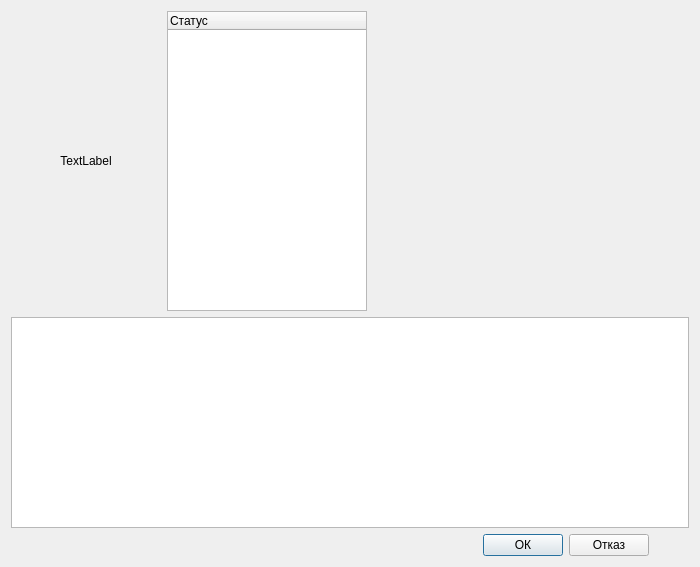
<?xml version="1.0" encoding="UTF-8"?>
<ui version="4.0">
 <class>DetailedStatus</class>
 <widget class="QDialog" name="DetailedStatus">
  <property name="geometry">
   <rect>
    <x>0</x>
    <y>0</y>
    <width>700</width>
    <height>567</height>
   </rect>
  </property>
  <property name="minimumSize">
   <size>
    <width>700</width>
    <height>0</height>
   </size>
  </property>
  <property name="windowTitle">
   <string>DetailedStatus</string>
  </property>
  <layout class="QVBoxLayout" name="verticalLayout_3">
   <item>
    <layout class="QHBoxLayout" name="horizontalLayout_3">
     <item>
      <widget class="PixmapLabel" name="imageLabel">
       <property name="sizePolicy">
        <sizepolicy hsizetype="Preferred" vsizetype="Preferred">
         <horstretch>0</horstretch>
         <verstretch>0</verstretch>
        </sizepolicy>
       </property>
       <property name="minimumSize">
        <size>
         <width>150</width>
         <height>300</height>
        </size>
       </property>
       <property name="text">
        <string>TextLabel</string>
       </property>
       <property name="scaledContents">
        <bool>false</bool>
       </property>
       <property name="alignment">
        <set>Qt::AlignCenter</set>
       </property>
      </widget>
     </item>
     <item>
      <widget class="QTreeWidget" name="treeWidget">
       <property name="minimumSize">
        <size>
         <width>200</width>
         <height>250</height>
        </size>
       </property>
       <property name="maximumSize">
        <size>
         <width>200</width>
         <height>16777215</height>
        </size>
       </property>
       <property name="autoScroll">
        <bool>true</bool>
       </property>
       <property name="showDropIndicator" stdset="0">
        <bool>false</bool>
       </property>
       <property name="selectionBehavior">
        <enum>QAbstractItemView::SelectRows</enum>
       </property>
       <column>
        <property name="text">
         <string>Статус</string>
        </property>
       </column>
      </widget>
     </item>
     <item>
      <layout class="QHBoxLayout" name="horizontalLayout">
       <item>
        <layout class="QVBoxLayout" name="verticalLayout">
         <item>
          <widget class="QLabel" name="statusTitle">
           <property name="sizePolicy">
            <sizepolicy hsizetype="Expanding" vsizetype="Fixed">
             <horstretch>0</horstretch>
             <verstretch>0</verstretch>
            </sizepolicy>
           </property>
           <property name="minimumSize">
            <size>
             <width>0</width>
             <height>50</height>
            </size>
           </property>
           <property name="maximumSize">
            <size>
             <width>16777215</width>
             <height>50</height>
            </size>
           </property>
           <property name="font">
            <font>
             <family>Segoe UI</family>
             <pointsize>16</pointsize>
             <weight>50</weight>
             <bold>false</bold>
            </font>
           </property>
           <property name="text">
            <string/>
           </property>
           <property name="textFormat">
            <enum>Qt::PlainText</enum>
           </property>
           <property name="scaledContents">
            <bool>false</bool>
           </property>
           <property name="alignment">
            <set>Qt::AlignLeading|Qt::AlignLeft|Qt::AlignVCenter</set>
           </property>
           <property name="margin">
            <number>10</number>
           </property>
          </widget>
         </item>
         <item>
          <widget class="QWidget" name="container" native="true"/>
         </item>
        </layout>
       </item>
       <item>
        <layout class="QVBoxLayout" name="verticalLayout_2"/>
       </item>
      </layout>
     </item>
    </layout>
   </item>
   <item>
    <widget class="ProcedureTable" name="tableView">
     <property name="minimumSize">
      <size>
       <width>0</width>
       <height>200</height>
      </size>
     </property>
    </widget>
   </item>
   <item>
    <layout class="QHBoxLayout" name="horizontalLayout_2">
     <item>
      <spacer name="horizontalSpacer">
       <property name="orientation">
        <enum>Qt::Horizontal</enum>
       </property>
       <property name="sizeHint" stdset="0">
        <size>
         <width>40</width>
         <height>20</height>
        </size>
       </property>
      </spacer>
     </item>
     <item>
      <widget class="QPushButton" name="okButton">
       <property name="text">
        <string>ОК</string>
       </property>
      </widget>
     </item>
     <item>
      <widget class="QPushButton" name="cancelButton">
       <property name="text">
        <string>Отказ</string>
       </property>
      </widget>
     </item>
     <item>
      <spacer name="horizontalSpacer_2">
       <property name="orientation">
        <enum>Qt::Horizontal</enum>
       </property>
       <property name="sizeType">
        <enum>QSizePolicy::Fixed</enum>
       </property>
       <property name="sizeHint" stdset="0">
        <size>
         <width>40</width>
         <height>20</height>
        </size>
       </property>
      </spacer>
     </item>
    </layout>
   </item>
  </layout>
 </widget>
 <layoutdefault spacing="6" margin="11"/>
 <customwidgets>
  <customwidget>
   <class>ProcedureTable</class>
   <extends>QTableView</extends>
   <header>View/ProcedureDisplayModel/ProcedureTable.h</header>
  </customwidget>
  <customwidget>
   <class>PixmapLabel</class>
   <extends>QLabel</extends>
   <header>View/uiComponents/qt_derived/pixmaplabel.h</header>
  </customwidget>
 </customwidgets>
 <resources/>
 <connections/>
</ui>
